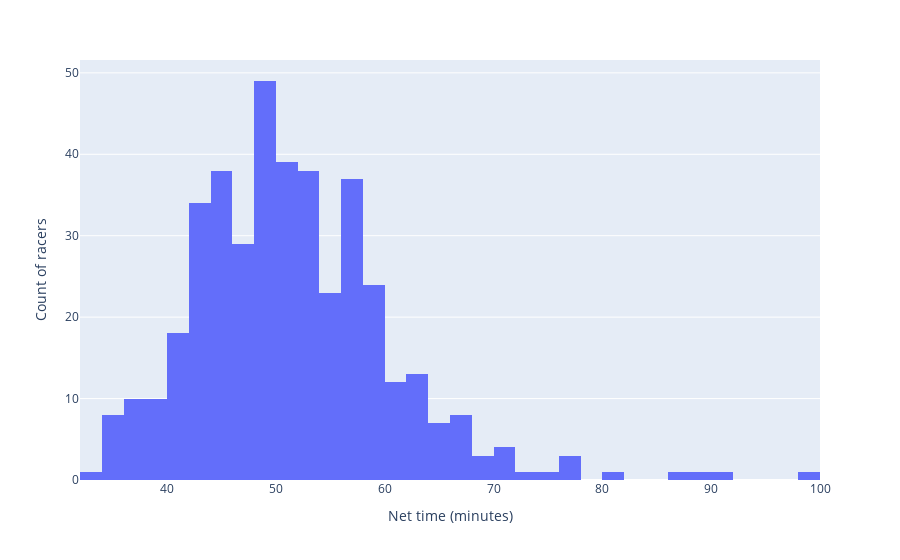

The notebook cell saved with this chart:
### Markdown cell above
we can visualize the results

### Code cell
fig = px.histogram(df_cd, x="net_s")
dt = df_m.loc[df_m.Name=="Chris Doe",'net_s']
fig.add_vline(x=np.sum(dt), line_width=3, line_dash="dash", line_color="brown")
fig.add_vline(x=perc, line_width=3, line_dash="dash", line_color="yellow")
fig.add_vline(x=np.sum(np.mean(df_top.net_s)), line_width=3, line_dash="dash", line_color="red")
fig.update_yaxes(title="Count of racers")
fig.update_xaxes(title="Net time (minutes)")
fig.show()

### Figure 1 — Plotly figure (JSON) as saved in the notebook; plotly's stock layout.template omitted (floating-point values rounded to 4 significant figures; data arrays with more than 128 entries replaced by an {"elided": "..."} marker saying what was removed)
{"data": [{"alignmentgroup": "True", "bingroup": "x", "hovertemplate": "net_s=%{x}<br>count=%{y}<extra></extra>", "legendgroup": "", "marker": {"color": "#636efa"}, "name": "", "offsetgroup": "", "orientation": "v", "showlegend": false, "type": "histogram", "x": {"elided": "415 float values"}, "xaxis": "x", "yaxis": "y"}], "layout": {"barmode": "relative", "legend": {"tracegroupgap": 0}, "margin": {"t": 60}, "xaxis": {"anchor": "y", "domain": [0, 1], "title": {"text": "Net time (minutes)"}}, "yaxis": {"anchor": "x", "domain": [0, 1], "title": {"text": "Count of racers"}}}}
